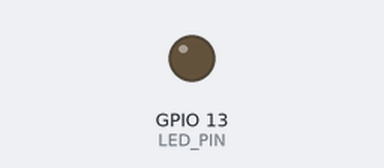
The program below on a simulated ESP32. Shown: output pins drawn as LEDs (lit = HIGH). What the program prints to the serial monitor is not drawn.

Above: at 1.3 s.
At 3.5 s:
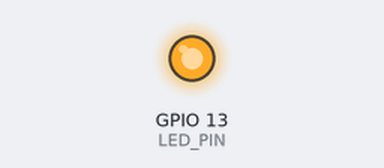
Timing chart, 0 to 8.8 s (numbered marks = the images above):
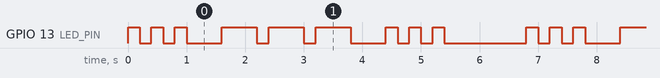

The program:

main.cpp
```cpp
#include <Arduino.h>
// This is required in PlatformIO but hidden in the standard Arduino IDE.

#define LED_PIN 13

void setup() {
  pinMode(LED_PIN, OUTPUT);
  // TODO: Define your baud rates
  Serial.begin(115200); // Start the Serial connection (sbr64)
}

void loop() {
  // TODO: Define your text output
  Serial.println("Send help!"); // Print the words to the Serial Monitor. (sbr64)

  // TODO: Set up your delay in milliseconds
  // SOS blink pattern: ... --- ... (sbr64)

  // S: three short blinks (sbr64)
  digitalWrite(LED_PIN, HIGH); delay(200); digitalWrite(LED_PIN, LOW); delay(200); // (sbr64)
  digitalWrite(LED_PIN, HIGH); delay(200); digitalWrite(LED_PIN, LOW); delay(200); // (sbr64)
  digitalWrite(LED_PIN, HIGH); delay(200); digitalWrite(LED_PIN, LOW); delay(600); // (sbr64)

  // O: three long blinks (sbr64)
  digitalWrite(LED_PIN, HIGH); delay(600); digitalWrite(LED_PIN, LOW); delay(200); // (sbr64)
  digitalWrite(LED_PIN, HIGH); delay(600); digitalWrite(LED_PIN, LOW); delay(200); // (sbr64)
  digitalWrite(LED_PIN, HIGH); delay(600); digitalWrite(LED_PIN, LOW); delay(600); // (sbr64)

  // S: three short blinks (sbr64)
  digitalWrite(LED_PIN, HIGH); delay(200); digitalWrite(LED_PIN, LOW); delay(200); // (sbr64)
  digitalWrite(LED_PIN, HIGH); delay(200); digitalWrite(LED_PIN, LOW); delay(200); // (sbr64)
  digitalWrite(LED_PIN, HIGH); delay(200); digitalWrite(LED_PIN, LOW); delay(1400); // pause before repeating (sbr64)
}
```

Measured:
- by itself, GPIO 13 (LED_PIN): repeats every 6.8 s: 2 × (LOW 0.20 s, HIGH 0.20 s), LOW 0.60 s, 2 × (HIGH 0.60 s, LOW 0.20 s), HIGH 0.60 s, LOW 0.60 s, 2 × (HIGH 0.20 s, LOW 0.20 s), HIGH 0.20 s, LOW 1.4 s, HIGH 0.20 s
- by itself, everything shown: repeats every 6.8 s, in 18 steps
